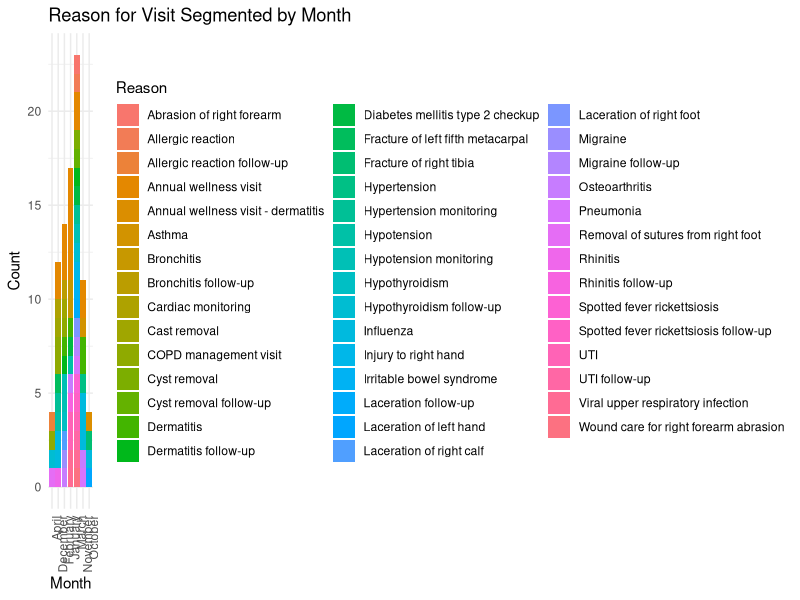
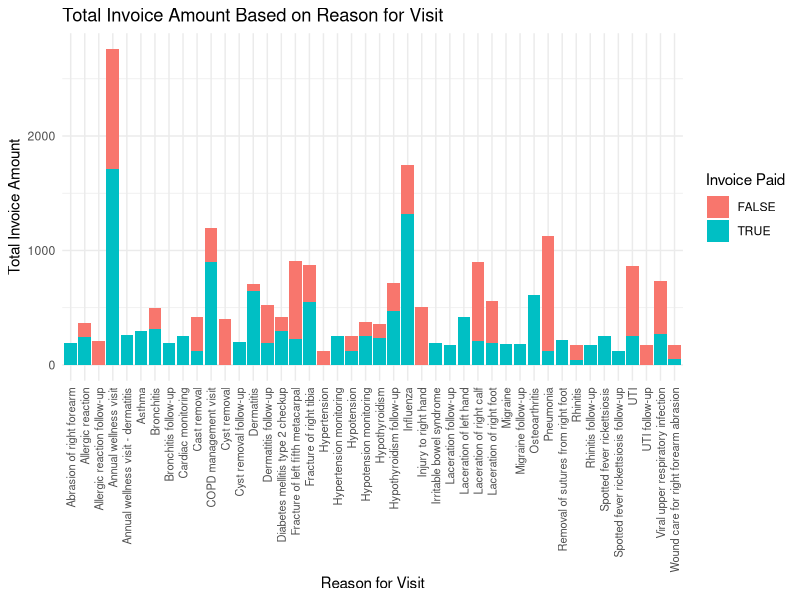
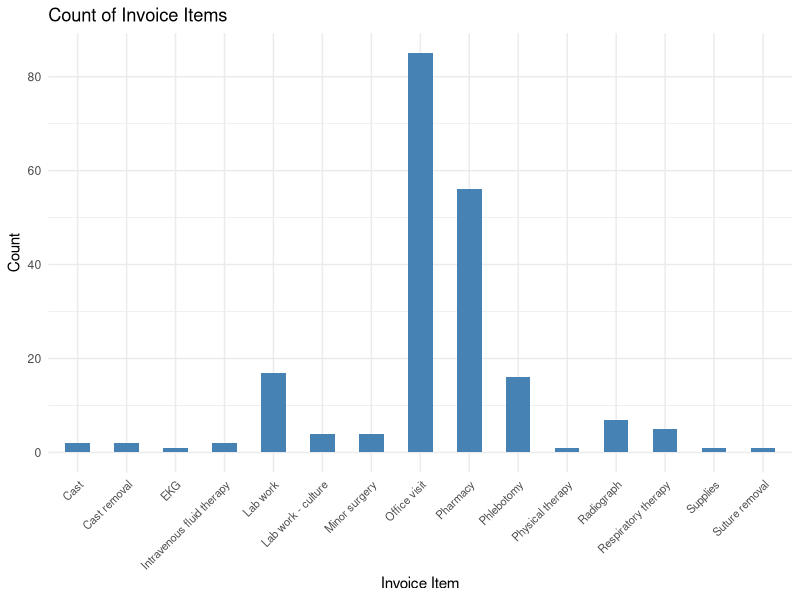
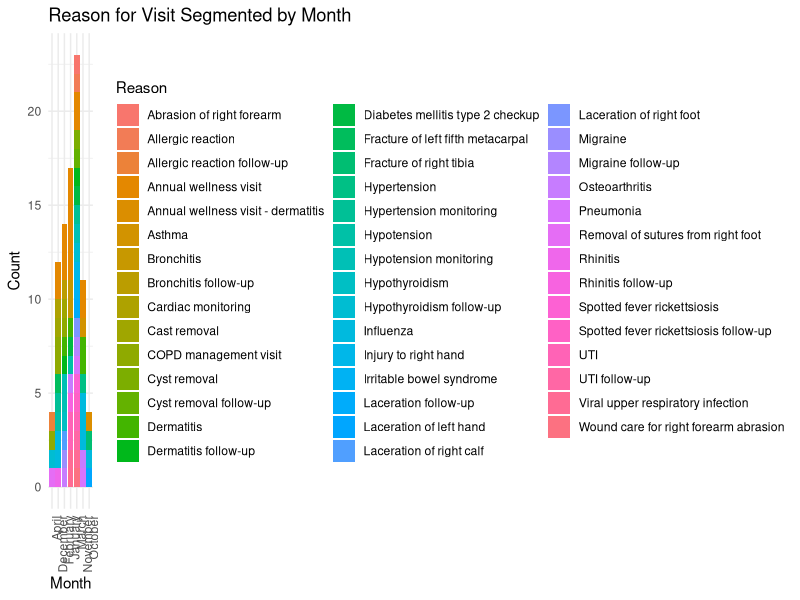
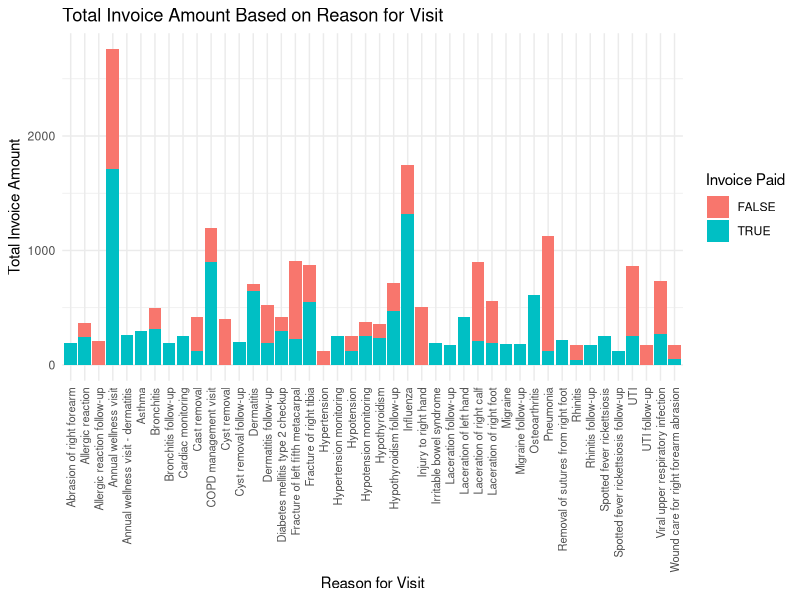
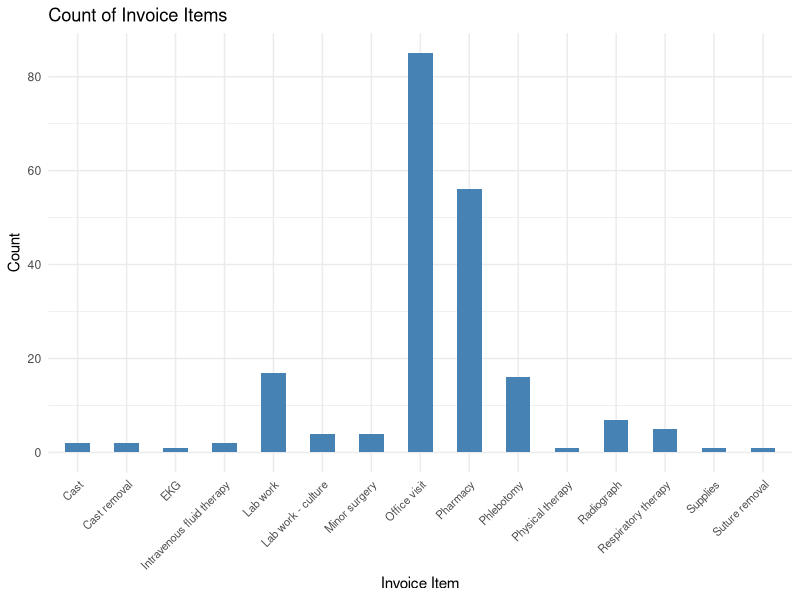

Write the R code that produced these figures, in order.
library(readxl)
library(ggplot2)
library(dplyr)
library(lubridate)
library(here)


setwd('C:/Users/timot/OneDrive/Augustana/Junior year/Spring semester/DATA 332/Data')

Billing <- read_xlsx('Billing.xlsx')

Patient <- read_xlsx('Patient.xlsx')

Visit <- read_xlsx('Visit.xlsx')


Visit_Patient_Join <- left_join(Visit, Patient, by = 'PatientID')

Billing_visit_Patient_Join <- left_join(Billing, Visit_Patient_Join, by = 'VisitID')

Visit_Patient_Join <- Visit_Patient_Join %>%
  mutate(NumericMonth = month(as.Date(VisitDate)),
         MonthName = recode(NumericMonth,
                            `1` = "January", `2` = "February", `3` = "March",
                            `4` = "April", `5` = "May", `6` = "June",
                            `7` = "July", `8` = "August", `9` = "September",
                            `10` = "October", `11` = "November", `12` = "December"))

reason_summary <- Visit_Patient_Join %>%
  group_by(Reason, MonthName) %>%
  summarize(count_per_reason = n())

ggplot(Visit_Patient_Join, aes(x = MonthName, fill = Reason)) +
  geom_bar() +
  labs(title = "Reason for Visit Segmented by Month",
       x = "Month",
       y = "Count") +
  theme_minimal() +
  theme(axis.text.x = element_text(angle = 90, hjust = 1))
  

ggsave(here("figures", "reason_per_month.png"))


reason_based_on_walkin <- Visit_Patient_Join %>%
  group_by(WalkIn, Reason) %>%
  summarize(count_per_reason = n())

reason_based_on_zip <- Visit_Patient_Join %>%
  group_by(Zip, Reason) %>%
  summarize(count_per_reason = n())

invoice_summary <- Billing_visit_Patient_Join %>%
  group_by(Reason, InvoicePaid) %>%
  summarize(count_per_reason = n(),
            Total_invoice = sum(InvoiceAmt))

ggplot(invoice_summary, aes(x = Reason, y = Total_invoice, fill = InvoicePaid)) +
  geom_bar(stat = "identity", position = "stack") +
  labs(title = "Total Invoice Amount Based on Reason for Visit",
       x = "Reason for Visit",
       y = "Total Invoice Amount",
       fill = "Invoice Paid") +
  theme_minimal() +
  theme(axis.text.x = element_text(angle = 90, vjust = 0.5, hjust=1, size = 8))

ggsave(here("figures", "Total_Invoice_per_Reason.png"))


invoice_item_summary <- Billing_visit_Patient_Join %>%
  group_by(InvoiceItem) %>%
  summarize(count_per_item = n())

ggplot(invoice_item_summary, aes(x = count_per_item, y = InvoiceItem)) +
  geom_bar(stat = "identity", width = 0.5, fill = "steelblue") +
  labs(title = "Count of Invoice Items",
       x = "Count",
       y = "Invoice Item") +
  theme_minimal() +
  theme(axis.text.x = element_text(angle = 45, hjust=1, size = 8)) +
  coord_flip()

ggsave(here("figures", "Count_per_Invoice_Item.png"))


